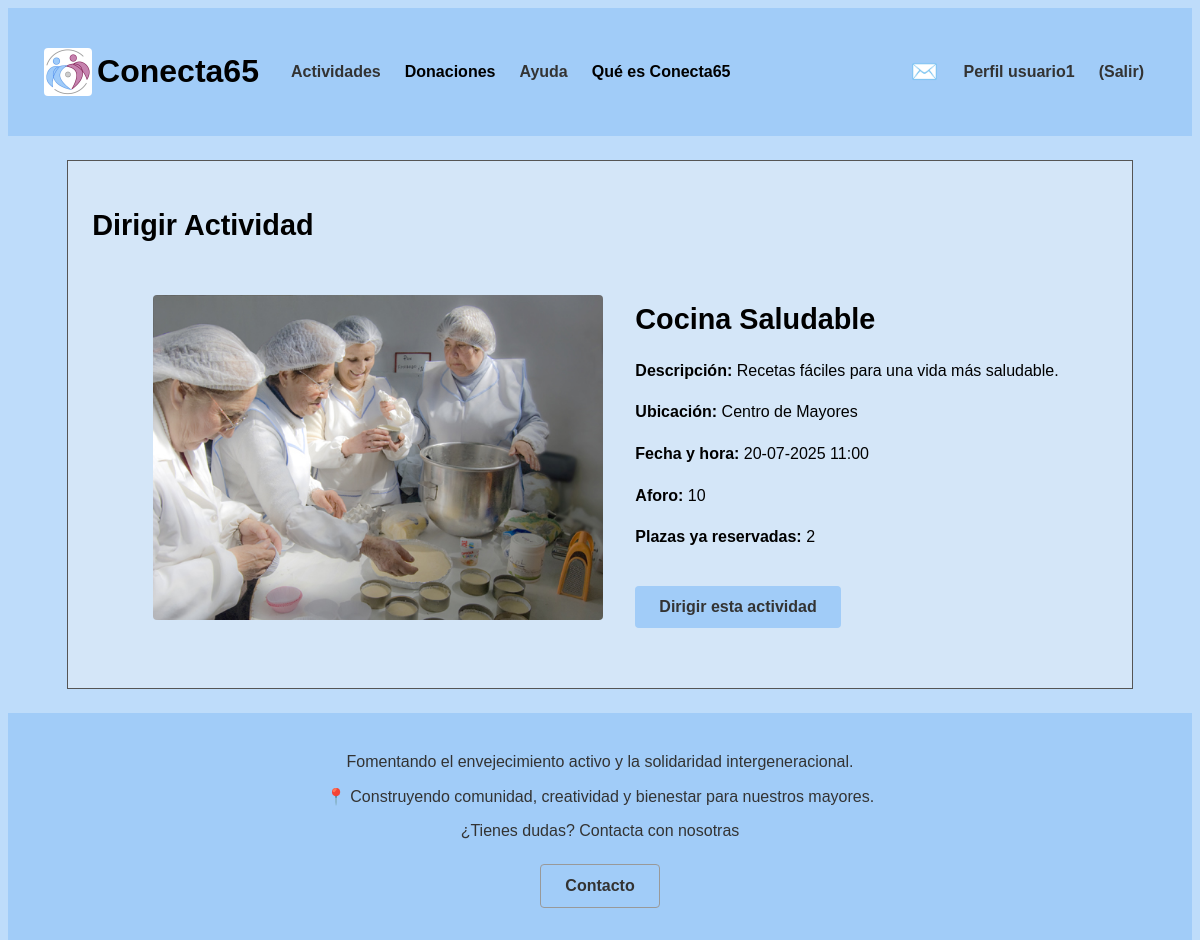
The page /p3_g1/vistaDirigirActividad.php?id=4 (signed in) on the database its author committed.
### tables this page shows
CREATE TABLE `actividades` (
  `id` int(10) UNSIGNED NOT NULL,
  `nombre` varchar(35) NOT NULL,
  `localizacion` varchar(70) NOT NULL,
  `fecha_hora` datetime(6) NOT NULL,
  `descripcion` text NOT NULL,
  `aforo` tinyint(3) NOT NULL,
  `dirigida` tinyint(1) NOT NULL,
  `ocupacion` tinyint(3) NOT NULL,
  `foto` varchar(50) NOT NULL,
  `categoria` tinyint(1) NOT NULL
);

### p3_g1/includes/actividad/actividadDTO.php (called while the page is built, shortened)
<?php
class actividadDTO
{
    private $id;
    private $nombre;
    private $localizacion;
    private $fecha_hora;
    private $descripcion;
    private $aforo;
    private $ocupacion;
    private $foto;
    public function __construct($id, $nombre, $localizacion, $fecha_hora, $descripcion, $aforo, $dirigida, $ocupacion, $foto)
    {
        $this->id = $id;
        $this->nombre = $nombre;
        $this->localizacion = $localizacion;
        $this->fecha_hora = $fecha_hora;
        $this->descripcion = $descripcion;
        $this->aforo = $aforo;
        $this->ocupacion = $ocupacion;
        $this->foto = $foto;
    }
    public function id()
    {
        return $this->id;
    }
    public function nombre()
    {
        return $this->nombre;
    }
    public function localizacion()
    {
        return $this->localizacion;
    }
    public function fecha_hora()
    {
        return $this->fecha_hora;
    }
    public function descripcion()
    {
        return $this->descripcion;
    }
    public function aforo()
    {
        return $this->aforo;
    }
    public function ocupacion()
    {
        return $this->ocupacion;
    }
    public function foto()
    {
        return $this->foto;
    }
}
?>

### p3_g1/includes/actividad/actividadDAO.php (called while the page is built, shortened)
<?php
class actividadDAO extends baseDAO implements IActividad
{
    public function getActividadById($id)
    {
        try {
            $conn = application::getInstance()->getConexionBd();
            $query = "SELECT id, nombre, localizacion, fecha_hora, descripcion, aforo, dirigida, ocupacion, foto FROM actividades WHERE id = ?";
            $stmt = $conn->prepare($query);
            $stmt->bind_param("i", $id);
            $stmt->execute();
            $stmt->bind_result($id, $nombre, $localizacion, $fecha_hora, $descripcion, $aforo, $dirigida, $ocupacion, $foto);
            if ($stmt->fetch()) {
                return new actividadDTO($id, $nombre, $localizacion, $fecha_hora, $descripcion, $aforo, $dirigida, $ocupacion, $foto);
            }
        } finally {
            if ($stmt) {
                $stmt->close();
            }
        }
        return null;
    }
   }
?>

### p3_g1/includes/actividad/actividadAppService.php (called while the page is built, shortened)
<?php
require_once(__DIR__ . "/../config.php");
class actividadAppService
{
    public function getActividadById($id)
    {
        $IActividadDAO = actividadFactory::CreateActividad();
        $actividad = $IActividadDAO->getActividadById($id);
        return $actividad;
    }
}
?>

### p3_g1/includes/config.php (called while the page is built, shortened)
<?php
spl_autoload_register(function ($class) {
    $prefix = 'includes\\';
    $base_dir = __DIR__ . '/';
    $len = strlen($prefix);
    $relative_class = substr($class, $len);
    $file = $base_dir . str_replace('\\', '/', $relative_class) . '.php';
});
?>

### p3_g1/includes/actividadesusuario/actividadesusuarioAppService.php (called while the page is built, shortened)
<?php
class actividadesusuarioAppService
{
    private static $instance;
    public static function GetSingleton()
    {
        if (!self::$instance instanceof self)
        {
            self::$instance = new self;
        }
        return self::$instance;
    }
    public function isRegistrado($id_usuario, $id_actividad){
        $IActividadesusuarioDAO = actividadesusuarioFactory::CreateActividad();
        $int=$IActividadesusuarioDAO->isRegistrado($id_usuario, $id_actividad);
        return $int;
    }
}
?>

### p3_g1/includes/application.php (called while the page is built, shortened)
<?php
class application
{
    private static $instancia;
    public static function getInstance()
    {
        if (!self::$instancia instanceof self) {
            self::$instancia = new static();
        }
        return self::$instancia;
    }
    public function getUserDTO(): ?userDTO
    {
        try {
            $user = unserialize($_SESSION["userDTO"]);
            return ($user instanceof userDTO) ? $user : null;
        } catch (\Exception $e) {
            error_log("Error al deserializar userDTO: " . $e->getMessage());
            unset($_SESSION["userDTO"]);
            return null;
        }
    }
}

### p3_g1/includes/usuario/userDTO.php (called while the page is built, shortened)
<?php
class userDTO
{
    private $id;
    public function id()
    {
        return $this->id;
    }
}
?>

### p3_g1/includes/actividadesusuario/actividadesusuarioFactory.php (called while the page is built, shortened)
<?php
class actividadesusuarioFactory
{
    public static function CreateActividad() : IActividadesusuario
    {
        $actividadesusuarioDAO = new actividadesusuarioDAO();
        return $actividadesusuarioDAO;
    }
}
?>

### p3_g1/includes/comun/baseDAO.php (called while the page is built, shortened)
<?php
abstract class baseDAO
{
    protected function realEscapeString($field)
    {
        $conn = application::getInstance()->getConexionBd();
        return $conn->real_escape_string($field);
    }
}
?>

### p3_g1/includes/actividadesusuario/actividadesusuarioDAO.php (called while the page is built, shortened)
<?php
class actividadesusuarioDAO extends baseDAO implements IActividadesusuario
{
    public function isRegistrado($id_usuario, $id_actividad){
        $conn = application::getInstance()->getConexionBd();
        $escId_usuario = trim($this->realEscapeString($id_usuario));
        $escId_actividad = trim($this->realEscapeString($id_actividad));
        $query = "SELECT id_actividad FROM `actividades-usuario` WHERE id_usuario = ? AND id_actividad= ? ";
        $stmt = $conn->prepare($query);
        try {
            $stmt->bind_param("ss", $escId_usuario, $escId_actividad);
            $stmt->execute();
            $stmt->store_result();
            $verdadero=$stmt->num_rows();
            return $verdadero;
        } finally {
            $stmt->close();
        }
    }
}
?>

### p3_g1/includes/dirigirActividad/dirigirActividad.php (the view, shortened to what this page needs)
<?php
require_once("includes/config.php");
class dirigirActividad
{
    private $actividad;
    public function __construct($actividad = null) {
        $this->actividad = $actividad;
    }
    public function Inicializacion(){
        $app = application::getInstance();
        $user = $app->getUserDTO();
        $actividadUsuarioAppService = actividadesusuarioAppService::GetSingleton();
        echo '<link rel="stylesheet" type="text/css" href="CSS/estiloActividad.css">';
        $fechaHora = new \DateTime($this->actividad->fecha_hora());
        $html = <<<EOF
        <div class="actividad">
            <div class="actividad-img">
                <img src="{$this->actividad->foto()}" alt="Imagen de la actividad">
            </div>
            <div class="actividad-detalles">
                <h1>{$this->actividad->nombre()}</h1>
                <p><strong>Descripción:</strong> {$this->actividad->descripcion()}</p>
                <p><strong>Ubicación:</strong> {$this->actividad->localizacion()}</p>
                <p><strong>Fecha y hora:</strong> {$fechaHora->format('d-m-Y H:i')}</p>
                <p><strong>Aforo:</strong> {$this->actividad->aforo()}</p>
                <p><strong>Plazas ya reservadas:</strong> {$this->actividad->ocupacion()}</p>
        EOF;
        if (!$actividadUsuarioAppService->isRegistrado($user->id(), $this->actividad->id())) {
            $html .= '<form method="post">';
            $html .= '<button type="submit" name="dirigir">Dirigir esta actividad</button>';
            $html .= '</form>';
        }
        return $html;
    }
}
?>

### p3_g1/CSS/estiloActividad.css (style rules this page uses)
.actividad { display: flex; justify-content: center; align-items: center; gap: 20px; padding: 20px; max-width: 1200px; margin: 0 auto; }
.actividad-img { flex-shrink: 0; }
img { width: 450px; height: 300px; object-fit: cover; border-radius: 10px; }
.actividad-detalles { max-width: 600px; line-height: 1.6; }
article h1 { margin-bottom: 10px; font-size: 1.8em; }
button { background-color: #007BFF; color: white; padding: 10px 15px; border: none; border-radius: 5px; cursor: pointer; margin-top: 20px; }

### p3_g1/CSS/estiloMovil.css (style rules this page uses)
.actividad { flex-direction: column; padding: 15px; gap: 15px; }
.actividad-img { width: 100%; }
.actividad-img img { width: 100%; height: auto; max-height: 250px; border-radius: 8px; }
.actividad-detalles { width: 100%; padding: 0 10px; line-height: 1.5; }
.actividad-detalles h1 { font-size: 1.5em; text-align: center; margin-bottom: 8px; }
.actividad-detalles button { width: 100%; padding: 12px; margin-top: 15px; }

### p3_g1/CSS/estilo.css (style rules this page uses)
html { height: 100%; width: 100%; margin: 0; padding: 0; font-family: 'Trebuchet MS', 'Lucida Sans Unicode', 'Lucida Grande', 'Lucida Sans', Arial, sans-serif; }
body { display: flex; flex-direction: column; background-color: #bedcfa; overflow-x: hidden; }
button { background-color: #a1ccf8; color: #333; font-weight: bold; font-size: 1rem; padding: 0.75rem 1.5rem; border: none; border-radius: 0.25rem; cursor: pointer; width: auto; }
img { margin: 0.75rem; border-radius: 0.25rem; max-width: 100%; height: auto; }

### rows shown on the page
actividades: foto (picture), nombre "Cocina Saludable", descripcion "Recetas fáciles para una vida más saludable.", localizacion "Centro de Mayores", fecha_hora "20-07-2025 11:00", aforo "10", ocupacion "2"

### other values the page prints
$emoji "✉️"
$user->nombre() "usuario1"
